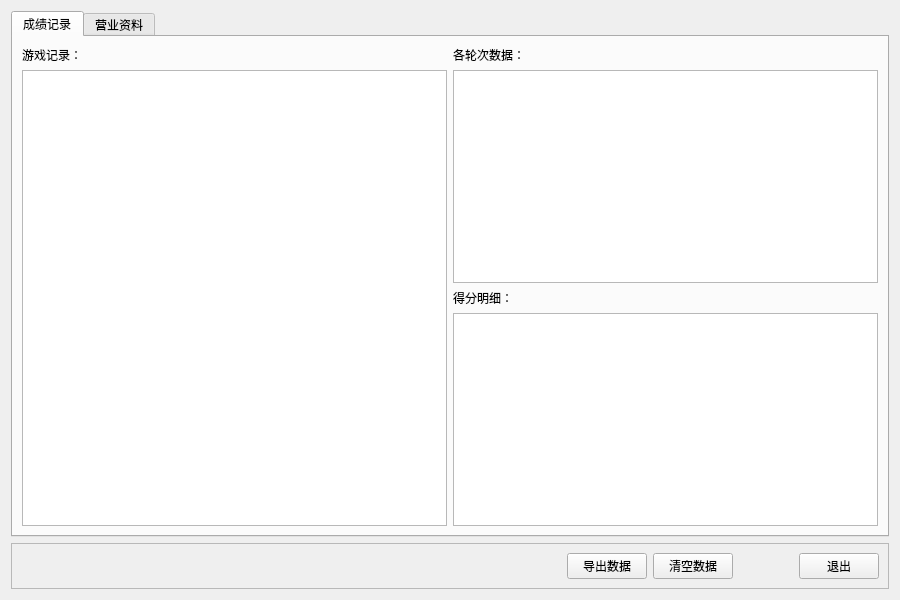
<?xml version="1.0" encoding="UTF-8"?>
<ui version="4.0">
 <class>DbView</class>
 <widget class="QDialog" name="DbView">
  <property name="geometry">
   <rect>
    <x>0</x>
    <y>0</y>
    <width>900</width>
    <height>600</height>
   </rect>
  </property>
  <property name="windowTitle">
   <string>数据报表</string>
  </property>
  <layout class="QVBoxLayout" name="verticalLayout_3" stretch="1,0">
   <item>
    <widget class="QTabWidget" name="tabWidget">
     <property name="currentIndex">
      <number>0</number>
     </property>
     <widget class="QWidget" name="tab">
      <attribute name="title">
       <string>成绩记录</string>
      </attribute>
      <layout class="QHBoxLayout" name="horizontalLayout_2" stretch="1,1">
       <item>
        <layout class="QVBoxLayout" name="verticalLayout" stretch="0,1">
         <item>
          <widget class="QLabel" name="label">
           <property name="text">
            <string>游戏记录：</string>
           </property>
          </widget>
         </item>
         <item>
          <widget class="QTableView" name="tvGames"/>
         </item>
        </layout>
       </item>
       <item>
        <layout class="QVBoxLayout" name="verticalLayout_2" stretch="0,1,0,1">
         <item>
          <widget class="QLabel" name="label_2">
           <property name="text">
            <string>各轮次数据：</string>
           </property>
          </widget>
         </item>
         <item>
          <widget class="QTableView" name="tvRounds"/>
         </item>
         <item>
          <widget class="QLabel" name="label_3">
           <property name="text">
            <string>得分明细：</string>
           </property>
          </widget>
         </item>
         <item>
          <widget class="QTableView" name="tvShootings"/>
         </item>
        </layout>
       </item>
      </layout>
     </widget>
     <widget class="QWidget" name="tab_2">
      <attribute name="title">
       <string>营业资料</string>
      </attribute>
      <layout class="QHBoxLayout" name="horizontalLayout_3">
       <item>
        <layout class="QVBoxLayout" name="verticalLayout_4">
         <item>
          <widget class="QLabel" name="label_4">
           <property name="text">
            <string>收费记录：</string>
           </property>
          </widget>
         </item>
         <item>
          <widget class="QTableView" name="tvPayment"/>
         </item>
        </layout>
       </item>
       <item>
        <widget class="QFrame" name="frame_2">
         <property name="frameShape">
          <enum>QFrame::StyledPanel</enum>
         </property>
         <property name="frameShadow">
          <enum>QFrame::Raised</enum>
         </property>
         <layout class="QVBoxLayout" name="verticalLayout_5">
          <item>
           <spacer name="verticalSpacer">
            <property name="orientation">
             <enum>Qt::Vertical</enum>
            </property>
            <property name="sizeHint" stdset="0">
             <size>
              <width>20</width>
              <height>40</height>
             </size>
            </property>
           </spacer>
          </item>
          <item>
           <widget class="QPushButton" name="pushButton">
            <property name="enabled">
             <bool>false</bool>
            </property>
            <property name="text">
             <string>汇总数据，不再关注</string>
            </property>
           </widget>
          </item>
          <item>
           <spacer name="verticalSpacer_2">
            <property name="orientation">
             <enum>Qt::Vertical</enum>
            </property>
            <property name="sizeHint" stdset="0">
             <size>
              <width>20</width>
              <height>40</height>
             </size>
            </property>
           </spacer>
          </item>
         </layout>
        </widget>
       </item>
      </layout>
     </widget>
    </widget>
   </item>
   <item>
    <widget class="QFrame" name="frame">
     <property name="frameShape">
      <enum>QFrame::StyledPanel</enum>
     </property>
     <property name="frameShadow">
      <enum>QFrame::Raised</enum>
     </property>
     <layout class="QHBoxLayout" name="horizontalLayout" stretch="1,0,0,0,0">
      <item>
       <spacer name="horizontalSpacer_2">
        <property name="orientation">
         <enum>Qt::Horizontal</enum>
        </property>
        <property name="sizeHint" stdset="0">
         <size>
          <width>520</width>
          <height>20</height>
         </size>
        </property>
       </spacer>
      </item>
      <item>
       <widget class="QPushButton" name="btnExport">
        <property name="text">
         <string>导出数据</string>
        </property>
       </widget>
      </item>
      <item>
       <widget class="QPushButton" name="btnDbReset">
        <property name="text">
         <string>清空数据</string>
        </property>
       </widget>
      </item>
      <item>
       <spacer name="horizontalSpacer">
        <property name="orientation">
         <enum>Qt::Horizontal</enum>
        </property>
        <property name="sizeHint" stdset="0">
         <size>
          <width>60</width>
          <height>20</height>
         </size>
        </property>
       </spacer>
      </item>
      <item>
       <widget class="QPushButton" name="btnClose">
        <property name="text">
         <string>退出</string>
        </property>
       </widget>
      </item>
     </layout>
    </widget>
   </item>
  </layout>
 </widget>
 <resources/>
 <connections/>
</ui>
